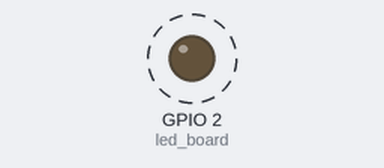
Simulated run of this program. Board: ESP8266 board running MicroPython. Parts: output pins drawn as LEDs (lit = HIGH, except the on-board LED, lit = LOW). Dashed ring = blinking. What the program prints to the serial console is not drawn.

Above: at 0.5 s.
Timing chart, 0 to 4.6 s (numbered marks = the images above):
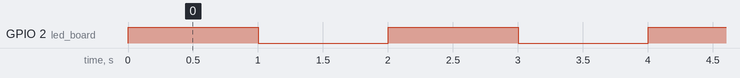

Measured:
- by itself, GPIO 2 (led_board): alternates HIGH for 1.0 s and LOW for 1.0 s

The program:

blink_led_pin2.py
```python
#Script para Micropython
#Bucle infinito V1
#Valido para:
# - ESP8266
# - ESP32
# - ESP01
# - Raspberry Pi Pico

#Por José Luis Laica Cornejo
#Gye - Ecu
#2021

import machine
import utime

led_board=machine.Pin(2, machine.Pin.OUT)

while True:
  led_board.value(1)
  print('Encendido')
  utime.sleep(1)
  print('Apagado')
  led_board.value(0)
  utime.sleep(1)
```
